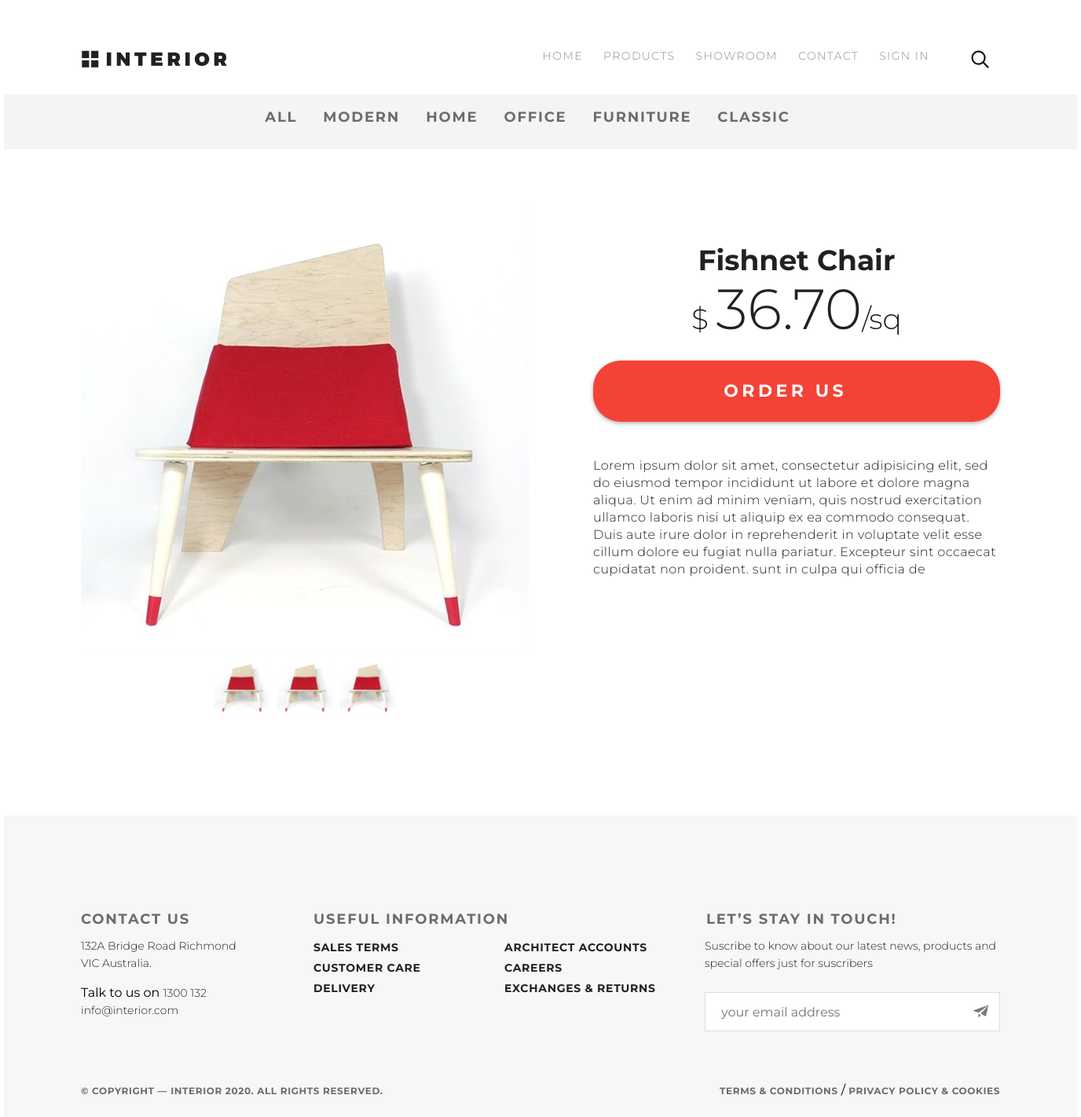
/product/1/, run on the app's committed database.
### mainapp/models.py (models this page shows, shortened)
class ProductCategory(models.Model):
    name = models.CharField('category name', max_length=50)
    description = models.TextField('category description', blank=True)
    is_active = models.BooleanField(verbose_name='is_active', default=True)

class Product(models.Model):
    name = models.CharField('product name', max_length=100)
    category = models.ForeignKey(ProductCategory, models.CASCADE, verbose_name='category of product')
    type_prod = models.CharField('type of product', max_length=50, blank=True, null=True)
    description = models.TextField('product description', blank=True)
    short_desc = models.CharField('short descriotion', max_length=50, blank=True)
    price = models.DecimalField('Price', max_digits=8, decimal_places=2, default=0)
    image = models.ImageField(upload_to='products_images', blank=True)
    quantity = models.PositiveIntegerField('quantity', default=0)
    is_active = models.BooleanField(verbose_name='is_active', default=True)

### mainapp/views.py (the view)
# urls.py: path('product/<int:pk_prod>/', mainapp.product_page, name='product_page'),
def product_page(request, pk_prod):
    product = get_object_or_404(Product, pk=pk_prod)
    context = {
        'category': product.category,
        'page_title': 'product details',
        'product': product,
    }
    return render(request, 'mainapp/product_page.html',context)

### basketapp/context_processors.py (called while the page is built)
def basket(request):
    if request.user.is_authenticated:
        basket = request.user.basket.all()
    else:
        basket = []
    return {
        'basket': basket,
    }

### mainapp/context_processors.py (called while the page is built)
def menu(request):
    menu = ProductCategory.objects.filter(is_active=True)
    return {
        'categories': menu,
    }

### mainapp/templates/mainapp/product_page.html
{% extends 'mainapp/base.html' %}
{% load static %}
    {% block container %}
        <div class="padding_site">
            {% include 'mainapp/includes/inc__main_menu.html' %}
        </div>
        <div class="deails_nav">
            {% include 'mainapp/includes/inc__category_menu.html' %}
        </div>
        <div class="padding_site">
        <div class="deails_block clearfix">
            <div class="deails_slider_control">
                <img src="{{ product.image.url }}" alt="{{ product.short_desc }}" class="deails_slider img_570">
                <a href="#" class="slider_control_link"><img src="{{ product.image.url }}" alt="{{ product.short_desc }}" class="slider_control img_70"></a><a href="#" class="slider_control_link"><img src="{{ product.image.url }}" alt="{{ product.short_desc }}" class="slider_control img_70"></a><a href="#" class="slider_control_link"><img src="{{ product.image.url }}" alt="{{ product.short_desc }}" class="slider_control img_70"></a>
            </div>
            <div class="deails_slider_text">
                <p class="deails_h">{{ product.name|title }}</p>
                <br>
                <p class="price">$ <span class="p37">{{ product.price }}</span>/sq</p>
                <a href="{% url 'basket:add_product' product.pk %}" class="deails_order">Order Us <img class="bat_arrow" alt="bat_arrow" src="{% static 'img/arrow_31.svg' %}"></a>
                <div>
                    <p class="deails_content_text">{{ product.description }}</p>
                </div>
            </div>
        </div>
        <div class="deals_margin"></div>
    </div>
    {% endblock %}

### mainapp/templates/mainapp/includes/inc__category_menu.html (shortened to what this page needs)
{% load static %}
        <a class="deails_link" href="{% url 'main:products' 0 %}">All</a>
        {% for category in categories %}
            <a class="deails_link " href="{% url 'main:products' category.pk %}">
                {{ category.name }}
            </a>
        {% endfor %}

### static/css/style.css (style rules this page uses)
* { margin: 0; padding: 0; }
body { margin: 0 auto; width: 1366px; line-height: 1; font-family: 'Montserrat', sans-serif; }
.clearfix:after { content: ""; display: table; clear: both; }
.padding_site { padding-left: 98px; padding-right: 98px; }
a { text-decoration: none !important; }
.deails_nav { margin-top: 29px; width: 1366px; height: 70px; background-color: #f4f4f4; display: inline-flex; justify-content: center; align-items: center; }
.deails_link { padding-right: 33px; padding-bottom: 10px; font-size: 18px; line-height: 1.2; font-weight: 700; text-transform: uppercase; letter-spacing: 0.1em; color: #6c6c6c; }
.deails_block { margin-top: 72px; }
.deails_slider_control { width: 570px; text-align: center; float: left; }
.slider_control_link { display: inline-block; margin: 5px; }
.deails_slider_text { margin-top: 48px; float: right; width: 518px; }
.deails_h { font-size: 36px; line-height: 1.2; font-weight: 700; color: #212121; text-align: center; }
.price { font-size: 36.1px; line-height: 48px; font-weight: 300; color: #212121; text-align: center; }
.p37 { font-size: 72.1px; text-transform: uppercase; }
.deails_order { margin: 29px 0 44px 0; box-shadow: 0px 2px 5px 0px rgba(33, 33, 33, 0.34); width: 518px; height: 78px; background-color: #f44336; border-radius: 35px; font-family: Montserrat; font-size: 22px; line-height: 78px; font-weight: 700; text-transform: uppercase; letter-spacing: 0.2em; color: #ffffff; text-align: center; display: inline-block; }
.deails_content_text { height: 260px; font-size: 16.1px; line-height: 22px; font-weight: 300; letter-spacing: 0.025em; color: #212121; overflow: hidden; }
.deals_margin { height: 120px; }
.img_570 { width: 570px; height: 570px; }
.img_70 { width: 70px; height: 70px; }

### data on the page
ProductCategory: name "MODERN"
ProductCategory: name "HOME"
ProductCategory: name "OFFICE"
ProductCategory: name "FURNITURE"
ProductCategory: name "CLASSIC"
Product: image (picture), name "Fishnet Chair", price "36.70", description "Lorem ipsum dolor sit amet, consectetur adipisicing elit, sed do eiusmod tempor incididunt ut labore et dolore magna aliqua. Ut enim ad minim veniam, quis nostrud exercitation ullamco laboris nisi ut aliquip ex ea commodo consequat. Duis aute irure dolor in reprehenderit in voluptate velit esse cillum dolore eu fugiat nulla pariatur. Excepteur sint occaecat cupidatat non proident. sunt in culpa qui officia de"
